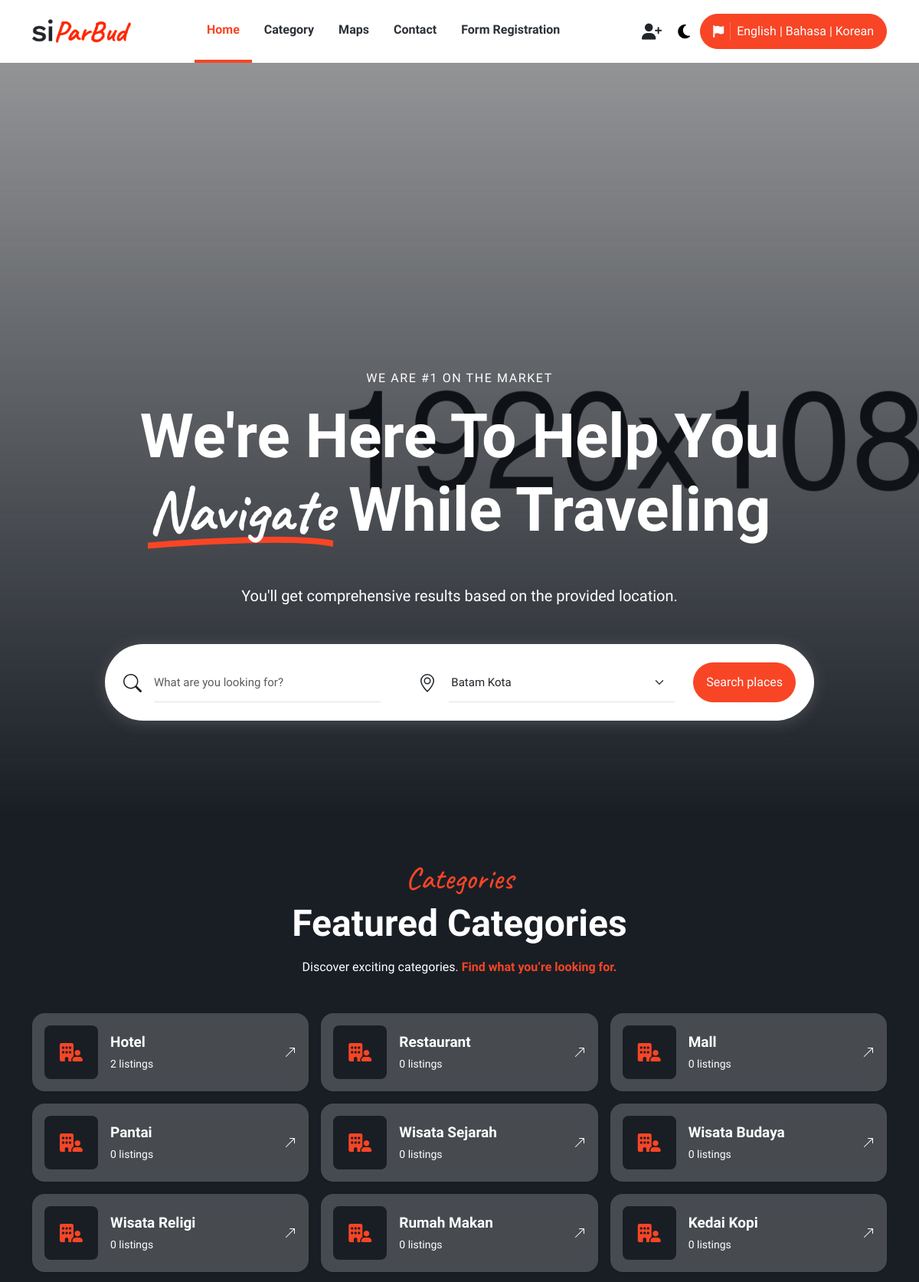
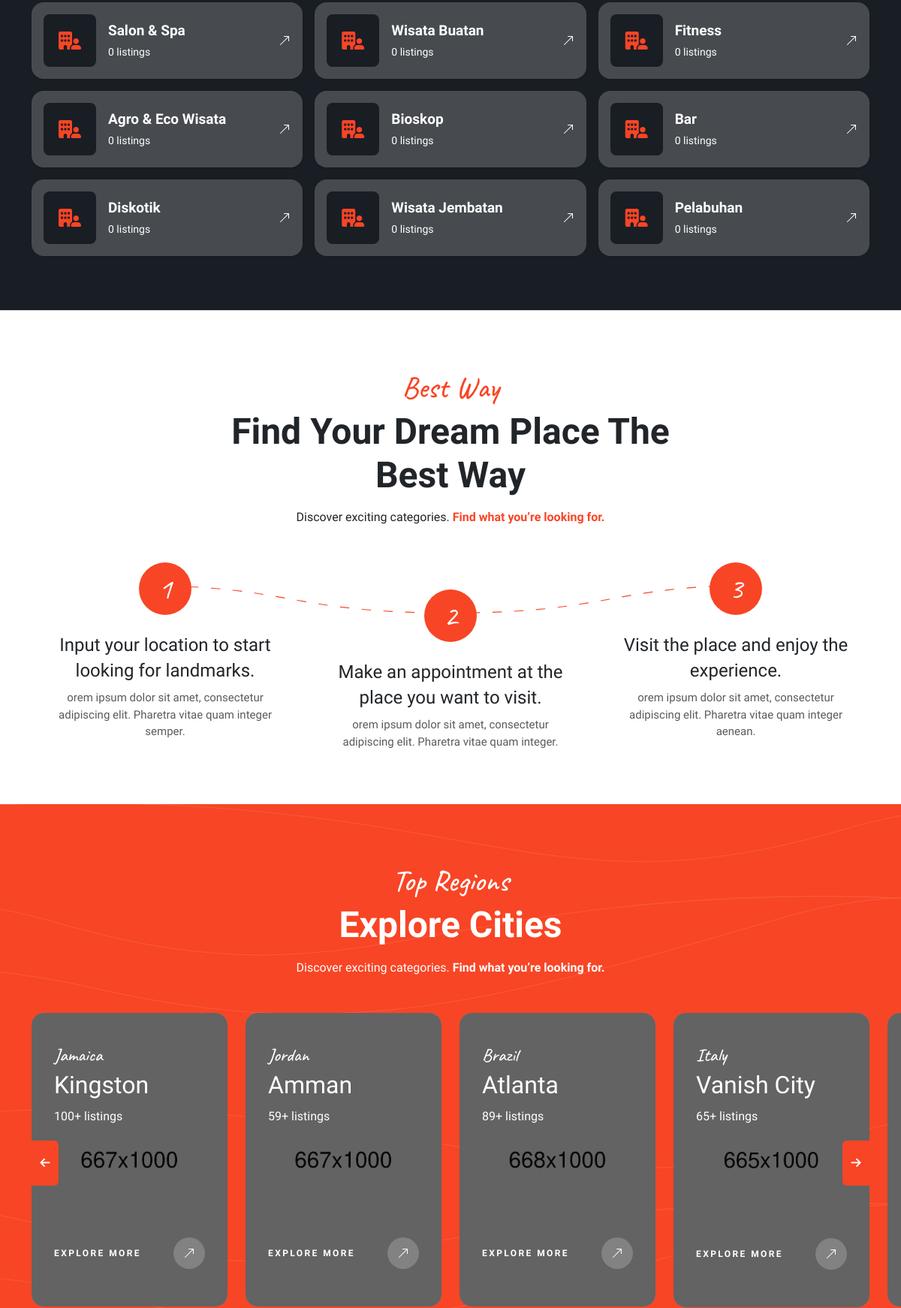
The page / (upper part) on the database its author committed (2 pictures, top to bottom).
### tables this page shows
CREATE TABLE `category`  (
  `id` int NOT NULL AUTO_INCREMENT,
  `nama` varchar(100) NULL DEFAULT NULL,
  `tabel_formulir` varchar(50) NULL DEFAULT NULL,
  `status` enum('0','1') NULL DEFAULT '1',
  `images` text NULL,
  `created_at` datetime NULL DEFAULT NULL,
  `updated_at` datetime NULL DEFAULT NULL,
  `users_created` int NULL DEFAULT NULL,
  `users_updated` int NULL DEFAULT NULL,
  `softdelete` enum('0','1') NULL DEFAULT '0',
  PRIMARY KEY (`id`) USING BTREE,
  INDEX `name`(`nama` ASC) USING BTREE
);

### application/views/home/main.php (the view, shortened to what the rows shown need)
<div class="align-items-center bg-dark d-flex hero-header-classic overflow-hidden position-relative">
    <div class="container position-relative z-1">
        <h1 class="display-1 fw-bold hero-header_title text-capitalize text-white text-center mb-5">We're Here to Help You<br class="d-none d-lg-block"> <span class="font-caveat text-span">Navigate</span> While Traveling</h1>
    </div>
</div>
<div class="bg-dark overflow-hidden position-relative py-5 text-white">
    <div class="container pb-4">
        <div class="row justify-content-center">
            <div class="col-sm-10 col-md-10 col-lg-8 col-xl-7">
                <div class="section-header text-center mb-5" data-aos="fade-down">
                    <h2 class="display-5 fw-semibold mb-3 section-header__title text-capitalize">Featured Categories</h2>
                </div>
            </div>
        </div>
        <div class="row g-3 g-ld-4">
                <?php
                foreach ($q_category as $key => $value) {
                    $count = $this->db->query("SELECT COUNT(nama) AS Jumlah FROM destination WHERE kategori_id = $value->id")->row()->Jumlah;
                    ?>
                        <div class="col-lg-4 col-md-6 col-sm-6 d-flex">
                            <div class="align-items-center bg-blur border-0 card-hover d-flex flex-fill flex-wrap p-3 p-sm-3 rounded-4 shadow-sm w-100">
                                <div class="flex-shrink-0">
                                    <div class="align-items-center bg-dark category-icon-box d-flex fs-4 justify-content-center rounded-3 text-primary">
                                        <i class="fa-solid fa-building-user"></i>
                                    </div>
                                </div>
                                <div class="flex-grow-1 ms-2 ms-md-3">
                                    <h3 class="fs-19 fw-semibold mb-1"><a href="listings-map-grid-1.html"><?=$value->nama?></a></h3>
                                    <p class="mb-0 small"><?=$count?> listings</p>
                                </div>
                                <a href="listings-map-grid-1.html" class="align-items-center d-flex fw-semibold gap-2 link-hover">
                                    <svg xmlns="http://www.w3.org/2000/svg" width="16" height="16" fill="currentColor" class="bi bi-arrow-up-right" viewBox="0 0 16 16">
                                        <path fill-rule="evenodd" d="M14 2.5a.5.5 0 0 0-.5-.5h-6a.5.5 0 0 0 0 1h4.793L2.146 13.146a.5.5 0 0 0 .708.708L13 3.707V8.5a.5.5 0 0 0 1 0v-6z"></path>
                                    </svg>
                                </a>
                            </div>
                        </div>
                <?php }
                ?>
        </div>
    </div>
</div>
<div class="py-5 border-top position-relative overflow-hidden">
    <div class="container py-4">
        <div class="row justify-content-center">
            <div class="col-sm-10 col-md-10 col-lg-8 col-xl-7">
                <div class="section-header text-center mb-5" data-aos="fade-down">
                    <h2 class="display-5 fw-semibold mb-3 section-header__title text-capitalize">Find Your Dream Place The Best Way</h2>
                </div>
            </div>
        </div>
    </div>
</div>
<div class="py-5 bg-primary position-relative overflow-hidden text-white bg-primary bg-size-contain home-about js-bg-image" data-image-src="assets/images/lines.svg">
    <div class="container py-4">
        <div class="row justify-content-center">
            <div class="row justify-content-center">
                <div class="col-sm-10 col-md-10 col-lg-8 col-xl-7">
                    <div class="section-header text-center mb-5" data-aos="fade-down">
                        <h2 class="display-5 fw-semibold mb-3 section-header__title text-capitalize">Explore Cities</h2>
                    </div>
                </div>
            </div>
        </div>
    </div>
</div>

### rows shown on the page
category: nama "Hotel", count "2"
category: nama "Restaurant", count "0"
category: nama "Mall", count "0"
category: nama "Pantai", count "0"
category: nama "Wisata Sejarah", count "0"
category: nama "Wisata Budaya", count "0"
category: nama "Wisata Religi", count "0"
category: nama "Rumah Makan", count "0"
category: nama "Kedai Kopi", count "0"
category: nama "Salon & Spa", count "0"
category: nama "Wisata Buatan", count "0"
category: nama "Fitness", count "0"
category: nama "Agro & Eco Wisata", count "0"
category: nama "Bioskop", count "0"
category: nama "Bar", count "0"
category: nama "Diskotik", count "0"
category: nama "Wisata Jembatan", count "0"
category: nama "Pelabuhan", count "0"

### other values the page prints
$this->lang->line('menu_1') "Home"
$this->lang->line('menu_2') "Category"
$this->lang->line('menu_3') "Maps"
$this->lang->line('menu_4') "Contact"
$this->lang->line('menu_5') "Form Registration"
